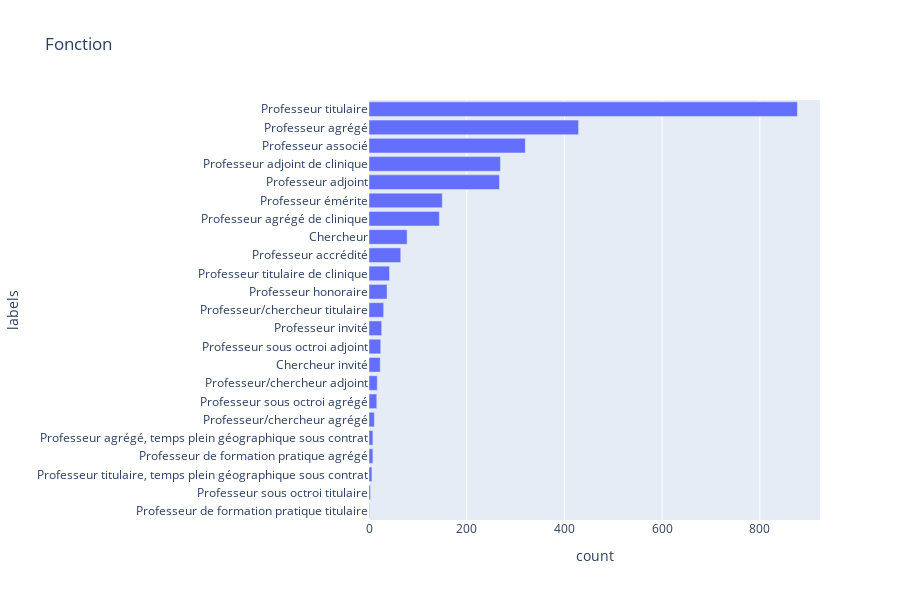

Source (notebook cell):
### Code cell
fig = px.bar(
    fonction.sort_values(ascending=True, by='count'), 
    x="count", 
    y="labels", 
    orientation='h',
    title = 'Fonction',
    height=600)

fig.to_html('visualisations/fonctions.html')
fig.show()

### Figure 1 — Plotly figure (JSON) as saved in the notebook; plotly's stock layout.template omitted (floating-point values rounded to 4 significant figures)
{"data": [{"alignmentgroup": "True", "hovertemplate": "count=%{x}<br>labels=%{y}<extra></extra>", "legendgroup": "", "marker": {"color": "#636efa", "pattern": {"shape": ""}}, "name": "", "offsetgroup": "", "orientation": "h", "showlegend": false, "textposition": "auto", "type": "bar", "x": [1, 3, 6, 8, 8, 11, 16, 17, 23, 24, 26, 30, 37, 42, 65, 78, 144, 150, 267, 269, 320, 429, 877], "xaxis": "x", "y": ["Professeur de formation pratique titulaire", "Professeur sous octroi titulaire", "Professeur titulaire, temps plein géographique sous contrat", "Professeur de formation pratique agrégé", "Professeur agrégé, temps plein géographique sous contrat", "Professeur/chercheur agrégé", "Professeur sous octroi agrégé", "Professeur/chercheur adjoint", "Chercheur invité", "Professeur sous octroi adjoint", "Professeur invité", "Professeur/chercheur titulaire", "Professeur honoraire", "Professeur titulaire de clinique", "Professeur accrédité", "Chercheur", "Professeur agrégé de clinique", "Professeur émérite", "Professeur adjoint", "Professeur adjoint de clinique", "Professeur associé", "Professeur agrégé", "Professeur titulaire"], "yaxis": "y"}], "layout": {"barmode": "relative", "height": 600, "legend": {"tracegroupgap": 0}, "title": {"text": "Fonction"}, "xaxis": {"anchor": "y", "domain": [0, 1], "title": {"text": "count"}}, "yaxis": {"anchor": "x", "domain": [0, 1], "title": {"text": "labels"}}}}
